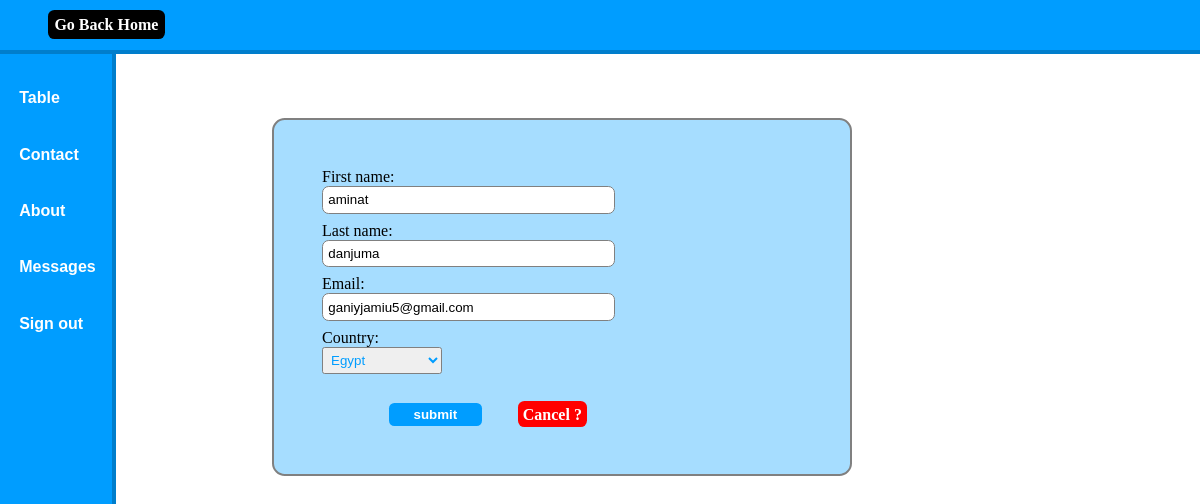
Screenshot of /table/18/update with the database file from the repository.
### students/models.py (models this page shows, shortened)
class std(models.Model):
    first_name=models.CharField(max_length=100)
    last_name=models.CharField(max_length=100)
    email=models.EmailField()
    date_posted=models.DateTimeField(default=timezone.now)
    image=models.ImageField()
    country=CountryField(blank=True)

### students/views.py (the view)
# urls.py: path('table/<int:pk>/update',postupdate.as_view(),name='update'),
class postupdate(UpdateView):
    model=std
    fields=['first_name','last_name','email','country']

### students/templates/students/std_form.html (shortened to what this page needs)
{%load static%}
<!DOCTYPE html>
<html lang="en">
<head>
    <link rel="stylesheet" href="{%static 'create.css' %}">
</head>
<body>
    <nav>
        <a href="{%url 'home'%}" > <span id="btn">Go Back Home</span></a>
    </nav>
    <div class="links" id="links">
        <span id="table">Table</span>
        <span id="contact">Contact</span>
        <span id="about">About</span>
        <span id="messages">Messages</span>
        <span id="logout">Sign out</span>
    </div>
    <form method="POST">
        {{form}}
        <button>submit</button>
        <a href="{%url 'home'%}">Cancel ?</a>
    </form>
</body>
</html>

### students/static/create.css (style rules this page uses)
nav { padding: 1em; background-color: rgb(0, 157, 255); border-bottom:4px solid rgba(0, 0, 0, 0.199) ; }
nav span { color: white; font-weight: 900; background-color: black; padding: .4em; border-radius: .4em; }
body { margin: 0; padding: 0; }
.links { transition: .5s; position: fixed; background-color: rgb(0, 157, 255); ; height: 100vh; width: 7em; z-index: 10; border-right:4px solid rgba(0, 0, 0, 0.199) ; }
.links #table { margin-top: 1em; }
.links span { display: block; padding: 1.2em; color: white; font-weight: 900; font-family: 'Gill Sans', 'Gill Sans MT', Calibri, 'Trebuchet MS', sans-serif; transition: .3s; }
a { text-decoration: none; color: black; margin: 2em; }
body { transition: .5s; }
input { display: block; width: 21em; border: 1px solid grey ; border-radius: .5em; padding: .4em; margin-bottom: .6em; }
label { display: block; }
form { background-color: rgba(0, 157, 255, 0.349); margin-top: 4em; border: 2px solid grey; width: 30em; padding: 3em; margin-left: 17em; border-radius: .8em; }
select { margin-bottom: 2.2em; width: 9em; border: 1px solid grey; border-radius: .2em; color: rgb(0, 157, 255); padding: .3em; display: block; }
button { border: none; background-color: rgb(0, 157, 255);; border-radius: .4em; width: 7em; padding: .3em; font-weight: 900; color: white; margin-left: 5em; }
form a { border: none; background-color: red; border-radius: .4em; width: 7em; padding: .3em; font-weight: 900; color: white; }

### rows the page displays
std: first_name "aminat", last_name "danjuma", email "ganiyjamiu5@gmail.com", country "Egypt"
